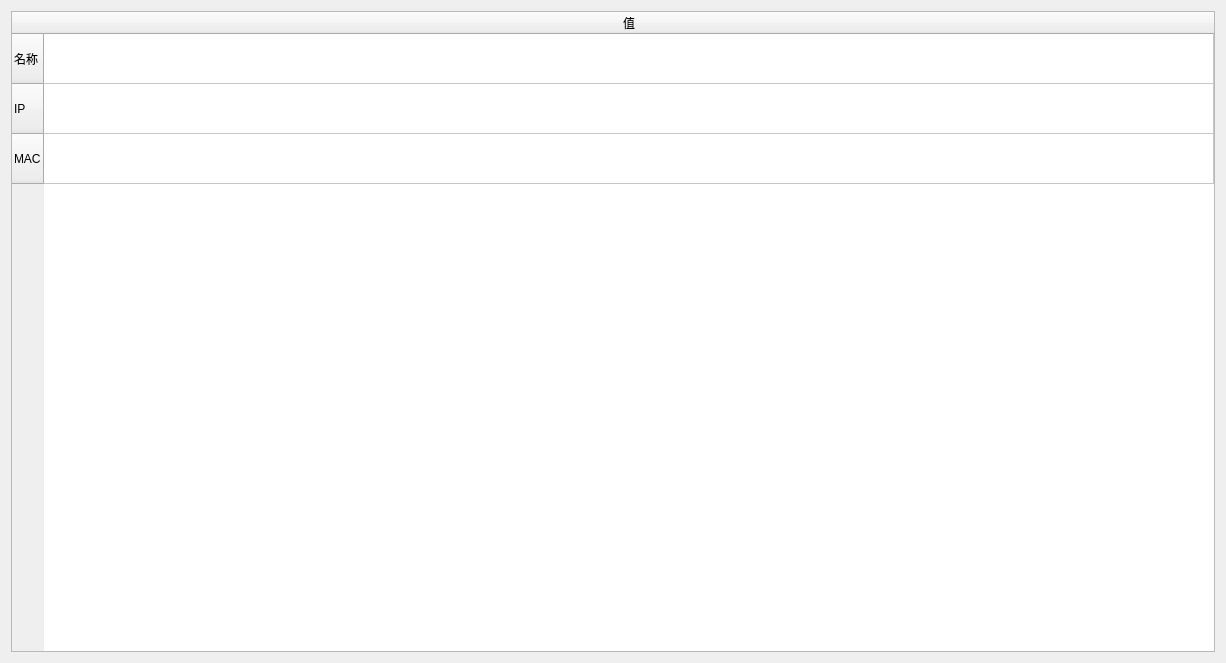
<?xml version="1.0" encoding="UTF-8"?>
<ui version="4.0">
 <class>hostWuli</class>
 <widget class="QWidget" name="hostWuli">
  <property name="geometry">
   <rect>
    <x>0</x>
    <y>0</y>
    <width>1226</width>
    <height>663</height>
   </rect>
  </property>
  <property name="windowTitle">
   <string>Form</string>
  </property>
  <layout class="QVBoxLayout" name="verticalLayout">
   <item>
    <widget class="QTableWidget" name="tableWidget_netargs">
     <property name="layoutDirection">
      <enum>Qt::LeftToRight</enum>
     </property>
     <property name="styleSheet">
      <string notr="true"/>
     </property>
     <property name="verticalScrollBarPolicy">
      <enum>Qt::ScrollBarAsNeeded</enum>
     </property>
     <attribute name="horizontalHeaderCascadingSectionResizes">
      <bool>false</bool>
     </attribute>
     <attribute name="horizontalHeaderDefaultSectionSize">
      <number>300</number>
     </attribute>
     <attribute name="horizontalHeaderHighlightSections">
      <bool>true</bool>
     </attribute>
     <attribute name="horizontalHeaderStretchLastSection">
      <bool>true</bool>
     </attribute>
     <attribute name="verticalHeaderDefaultSectionSize">
      <number>50</number>
     </attribute>
     <attribute name="verticalHeaderStretchLastSection">
      <bool>false</bool>
     </attribute>
     <row>
      <property name="text">
       <string>名称</string>
      </property>
     </row>
     <row>
      <property name="text">
       <string>IP</string>
      </property>
     </row>
     <row>
      <property name="text">
       <string>MAC</string>
      </property>
     </row>
     <column>
      <property name="text">
       <string>值</string>
      </property>
     </column>
    </widget>
   </item>
  </layout>
 </widget>
 <resources/>
 <connections/>
</ui>
